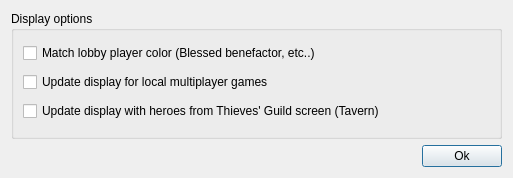
<?xml version="1.0" encoding="UTF-8"?>
<ui version="4.0">
 <class>SettingsWindow</class>
 <widget class="QDialog" name="SettingsWindow">
  <property name="geometry">
   <rect>
    <x>0</x>
    <y>0</y>
    <width>513</width>
    <height>178</height>
   </rect>
  </property>
  <property name="windowTitle">
   <string>Settings</string>
  </property>
  <layout class="QVBoxLayout" name="verticalLayout">
   <item>
    <widget class="QGroupBox" name="groupBox">
     <property name="title">
      <string>Display options</string>
     </property>
     <layout class="QVBoxLayout" name="verticalLayout_2">
      <item>
       <widget class="QCheckBox" name="playerColorBox">
        <property name="text">
         <string>Match lobby player color (Blessed benefactor, etc..)</string>
        </property>
       </widget>
      </item>
      <item>
       <widget class="QCheckBox" name="multiplayerCheckbox">
        <property name="enabled">
         <bool>true</bool>
        </property>
        <property name="text">
         <string>Update display for local multiplayer games</string>
        </property>
        <property name="checked">
         <bool>false</bool>
        </property>
       </widget>
      </item>
      <item>
       <widget class="QCheckBox" name="tavernHeroesBox">
        <property name="text">
         <string>Update display with heroes from Thieves' Guild screen (Tavern)</string>
        </property>
       </widget>
      </item>
     </layout>
    </widget>
   </item>
   <item>
    <layout class="QHBoxLayout" name="horizontalLayout">
     <property name="spacing">
      <number>0</number>
     </property>
     <item>
      <spacer name="horizontalSpacer">
       <property name="orientation">
        <enum>Qt::Orientation::Horizontal</enum>
       </property>
       <property name="sizeHint" stdset="0">
        <size>
         <width>40</width>
         <height>20</height>
        </size>
       </property>
      </spacer>
     </item>
     <item>
      <widget class="QPushButton" name="okButton">
       <property name="text">
        <string>Ok</string>
       </property>
      </widget>
     </item>
    </layout>
   </item>
  </layout>
 </widget>
 <resources/>
 <connections>
  <connection>
   <sender>okButton</sender>
   <signal>clicked()</signal>
   <receiver>SettingsWindow</receiver>
   <slot>accept()</slot>
   <hints>
    <hint type="sourcelabel">
     <x>315</x>
     <y>49</y>
    </hint>
    <hint type="destinationlabel">
     <x>205</x>
     <y>51</y>
    </hint>
   </hints>
  </connection>
 </connections>
</ui>
